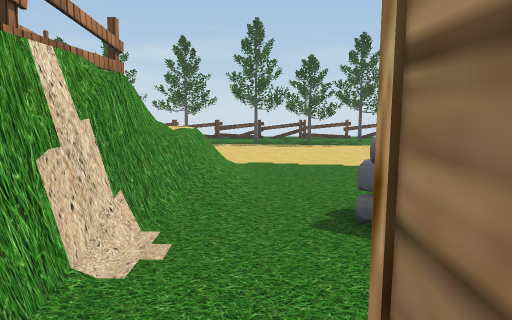
View 1 (above)

18 first-person views from a walk through a scene from a Unity 3-D project. The camera is 1.4 m above the floor, tilts 8° down and sees 70° across. The floor is counted in squares, 1 m on a side. Each view is taken from the middle of a square. On the plan, view 1 faces up. The plan holds only what a view shows up to about 16 squares ahead; the rest is blank. Some surface patterns are stand-ins.

View 2
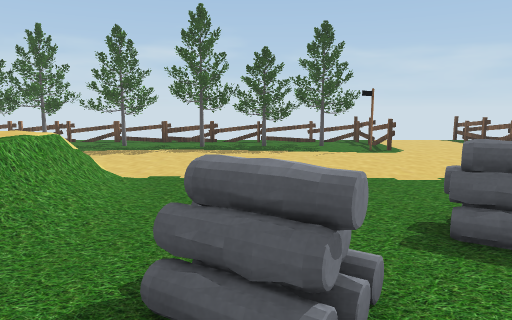

View 3
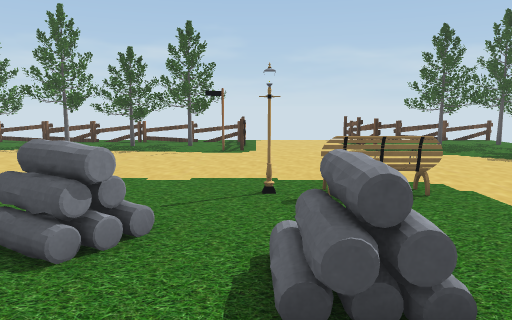

View 4
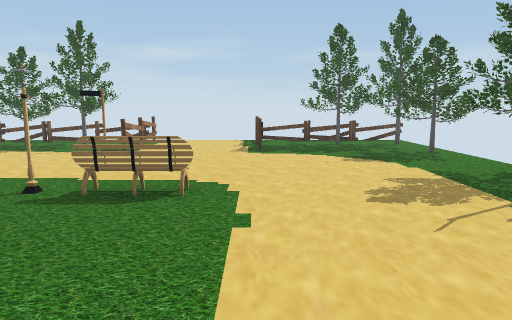

View 5
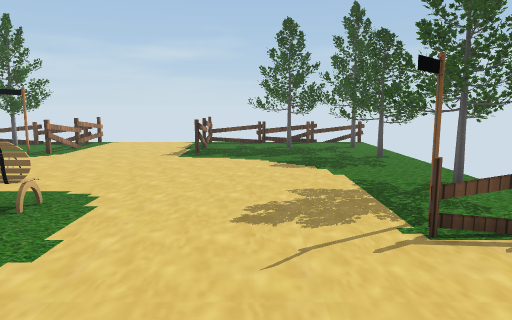

View 6
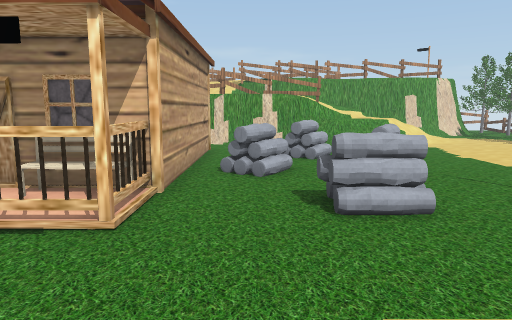

View 7
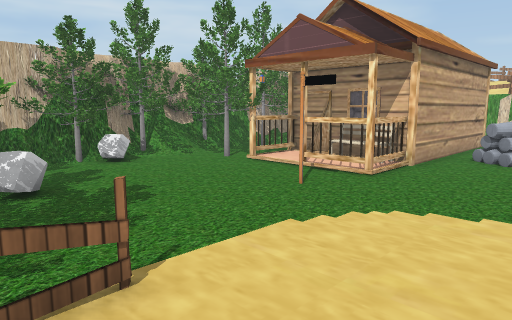

View 8
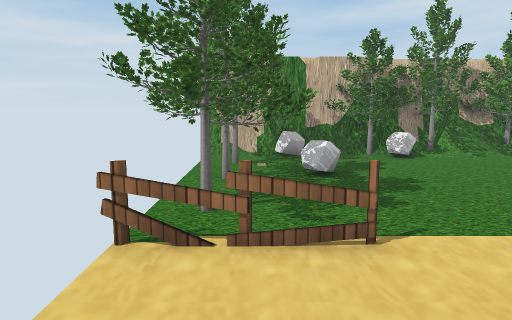

View 9
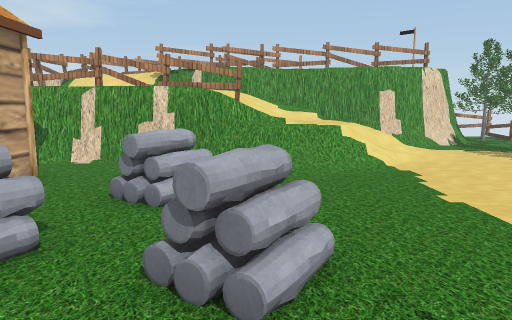

View 10
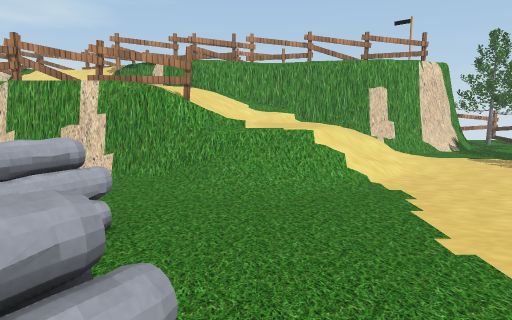

View 11
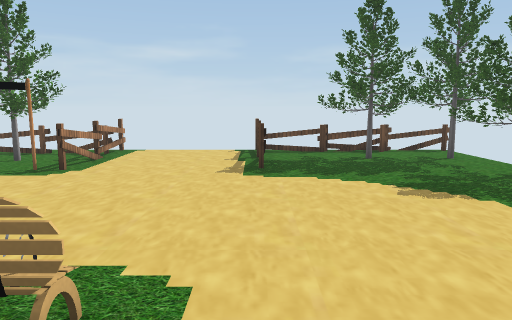

View 12
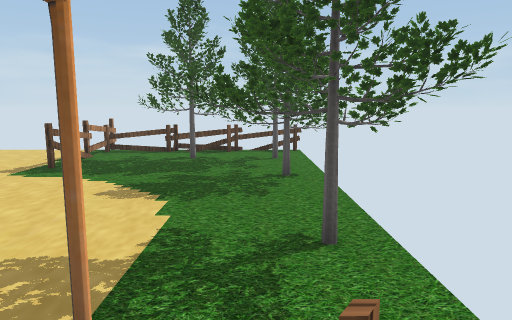

View 13
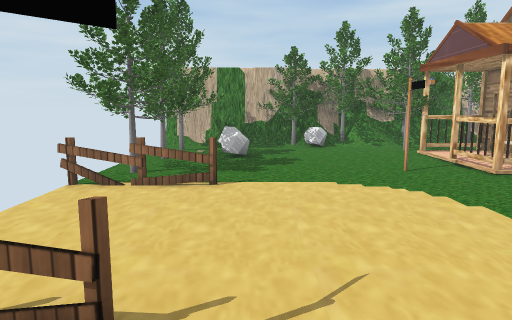

View 14
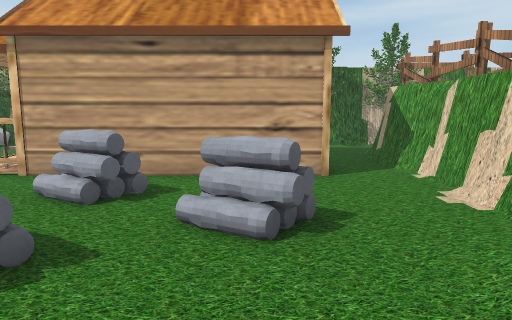

View 15
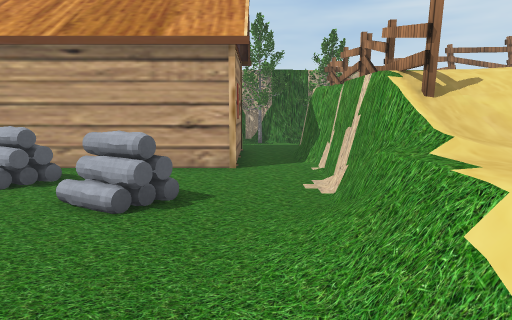

View 16
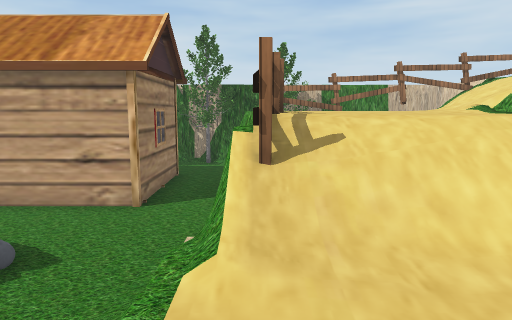

View 17
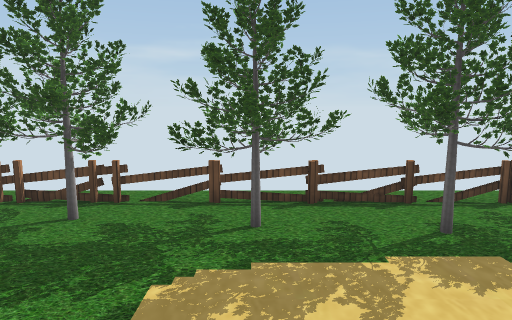

View 18
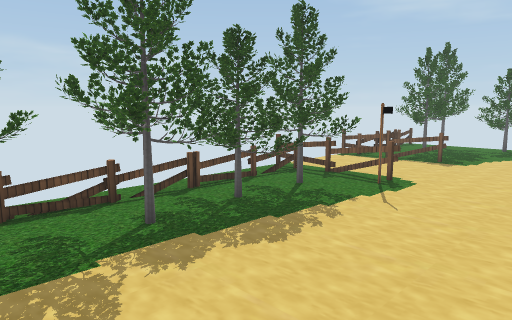

### Floor plan
Key: @ floor where view 1 was taken; # wall or solid block; x gap in a wall; . main floor; : floor 1 m higher than the main floor; + floor 2 m higher than the main floor; * floor 3 m higher than the main floor; / step, stairs or slope; = window, fence, low wall or low ledge; v drop or lower ground; T tree; F fence; L lamp; O other object.
Columns run from 10 left of view 1 to 18 right of it. Each row starts with its distance up from view 1.
 19                      F
 18  v###FFFFFF..FFFF....FFFFFFF=
 17 v#######FF#F##F#F....F.######
 16 v###T#########T##....F.#####
 15  v #.###.#T#####=....F.....x
 14   v#............#F........###
 13    ##.....................##
 12    F#.......................
 11    F# //...................##
 10    F# ///.................###
  9    F#::///................###
  8    O#/::/=.......LLLL.......
  7    O=//:///..............FFFF
  6    O=///F=.....O...........
  5    O=++/F=..O.....O.........
  4    F +++F...O.....O.........
  3    F++++#.....OO............
  2   /F++++#................FF#=
  1   //++  #..#########.#...###
  0 O///+   ##@#     #.#......##
 -1 O*//++++##.#     #........#
 -2 OFFFFFFF#..#     ### ....O#
 -3  v      #..        ##.... #
 -4  v      #.#.        ####. #
 -5  vv    #####          ###=
 -6     =#

Positions as (right, up) in squares from view 1, and headings:
1: (0, 0), facing up
2: (2, 2), facing up
3: (7, 2), facing up
4: (11, 2), facing up
5: (13, 3), facing up
6: (13, 3), facing left
7: (16, 5), facing down-left
8: (16, 6), facing down
9: (8, 6), facing left
10: (6, 7), facing left
11: (11, 6), facing up
12: (16, 6), facing up
13: (14, 9), facing down
14: (2, 9), facing down
15: (0, 10), facing down
16: (-2, 9), facing down
17: (-3, 10), facing up
18: (-3, 10), facing up-right
